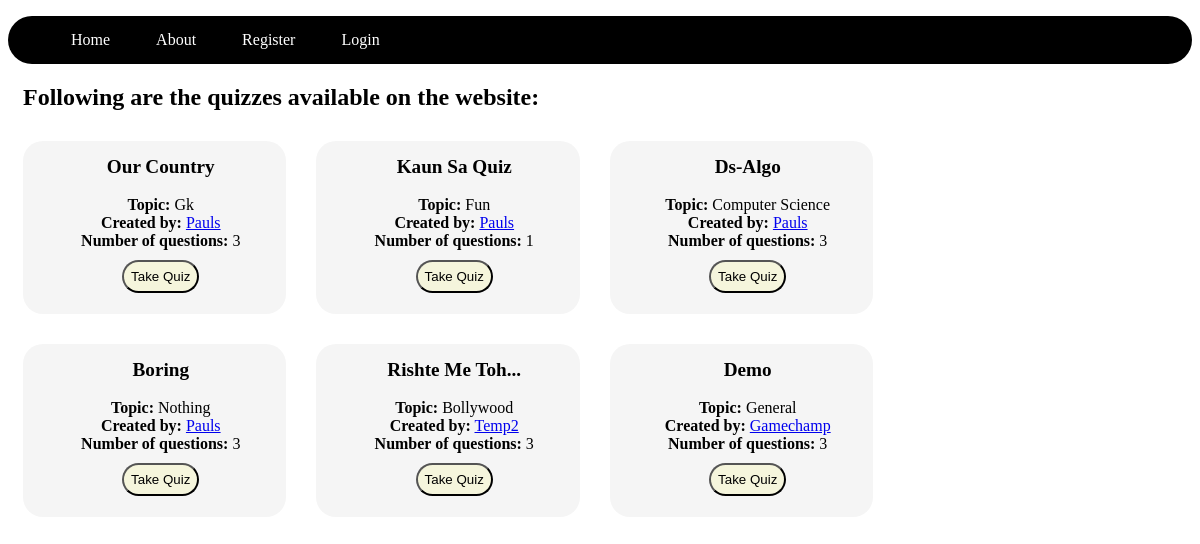
Before: / with the older database file.
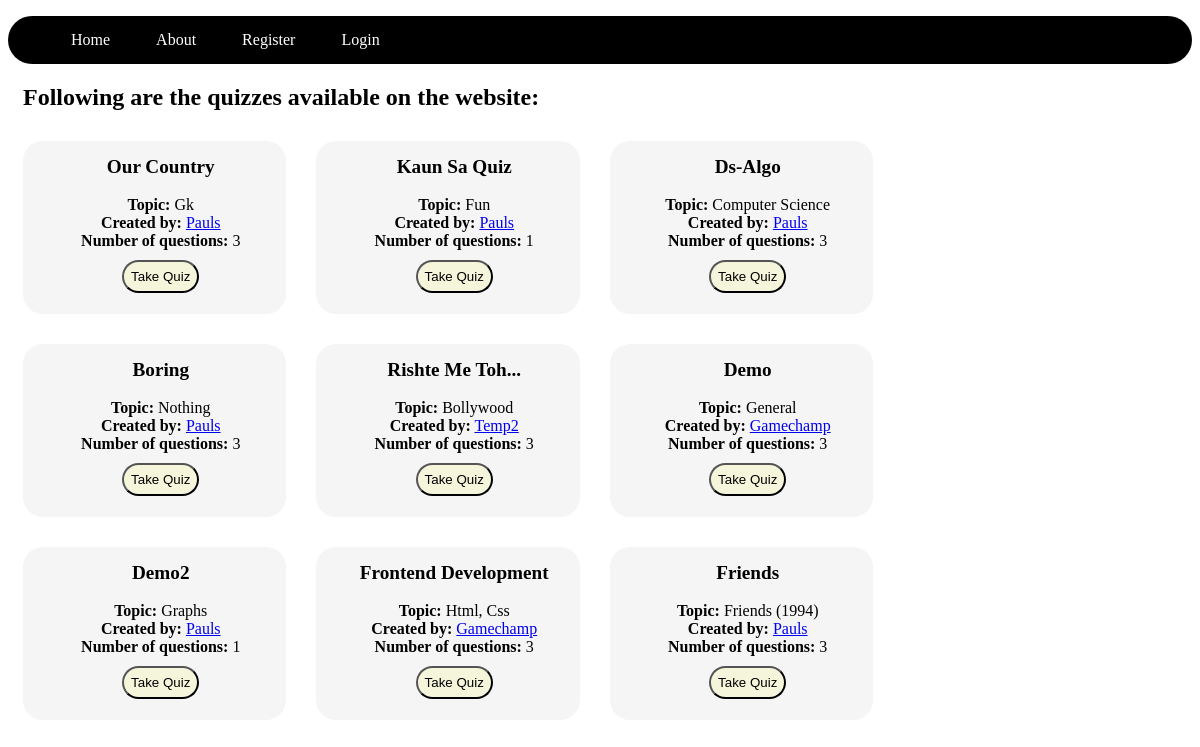
After: the same page with the newer database file.
### mcq1/models.py (models this page shows, shortened)
class Quiz(models.Model):
    quiz_name = models.CharField(max_length=50, default=None)
    no_ques = models.IntegerField()
    author = models.ForeignKey('Usr', on_delete=models.CASCADE)
    topic = models.CharField(max_length=50)

class Usr(models.Model):
    user = models.OneToOneField(User, models.CASCADE, primary_key=True)
    is_student = models.BooleanField(default=False)
    is_teacher = models.BooleanField(default=False)
    def __str__(self):
        return self.user.username

### mcq1/views.py (the view)
# urls.py: path('', views.index, name='index'),
def index(request):
    quizzes = Quiz.objects.all()
    return render(request, 'mcq1/index.html', {'quizzes':quizzes})

### mcq1/templates/mcq1/index.html (shortened to what this page needs)
{% extends "mcq1/layout.html" %}
{% block content %}
<h2>Following are the quizzes available on the website:</h2>
<div id="quiz_list">
{% for quiz in quizzes %}
<li><div class="container quiz_item">
    <div class="quiz_name"><b>{{ quiz.quiz_name|title }}</b></div><br>
    <strong>Topic:</strong>  {{ quiz.topic|title }}<br>
    <strong>Created by:</strong>  <a href={% url 'profile' pk=quiz.author.user.pk %}>{{ quiz.author|title }}</a><br>
    <strong>Number of questions:</strong>  {{ quiz.no_ques }}<br>
    <button type='button' class="quiz_btn"><a href={% url 'take_quiz' pk=quiz.pk %}>Take Quiz</a></button><br><br>
</div></li>
{% endfor %}
</div>
{% endblock %}

### mcq1/templates/mcq1/layout.html (shortened to what this page needs)
<!doctype html>
<html>
    {% load static %}
    <head>
        <link rel="stylesheet" href="{% static "css/styles.css" %}">
    </head>
    <body>
        <header>
        <nav class="navbar">
        <ul>
            <li><a href='/'>Home</a></li>
            <li><a href='/about/'>About</a></li>
            {% if user.is_authenticated %}
            <li><a href={% url 'profile' pk=user.pk %}>{{ user.username|title }}</a></li>
            {% else %}
            <li><a href='/register/'>Register</a></li>
            {% endif %}
            <div class="righter">
            {% if user.is_authenticated %}
            <li><a href='/logout/'>Logout</a></li>
            {% else %}
            <li><a href='/login/'>Login</a></li>
            {% endif %}
            </div>
        </ul>
        </nav>
        </header>
        <div class="content">
        {% block content %}
        {% endblock %}
        </div>
    </body>
</html>

### mcq1/static/css/styles.css (style rules this page uses)
.navbar { background-color: black; border-radius: 25px; }
.navbar ul { overflow: auto; }
.navbar li { float: left; list-style: none; margin: 15px 20px; }
.navbar li a { padding: 3px 3px; text-decoration: none; color: white; }
.content { margin-left: 15px; }
.quiz_item { background-color: whitesmoke; margin-top: 10px; margin-bottom: 20px; margin-right: 30px; padding: 3px; padding-left: 15px; padding-top: 15px; border-radius: 20px; width: 21%; text-align: center; vertical-align: middle; float: left; }
.quiz_name { font-size: larger; }
#quiz_list li { list-style: none; }
.quiz_btn { background-color: beige; margin-top: 10px; padding: 7px; border-radius: 20px; }
.quiz_btn a { text-decoration: none; color: black; }

Changed rows visible on the page:
added Quiz: quiz_name "Demo2", topic "Graphs", author "Pauls", no_ques "1"
added Quiz: quiz_name "Frontend Development", topic "Html, Css", author "Gamechamp", no_ques "3"
added Quiz: quiz_name "Friends", topic "Friends (1994)", author "Pauls", no_ques "3"
